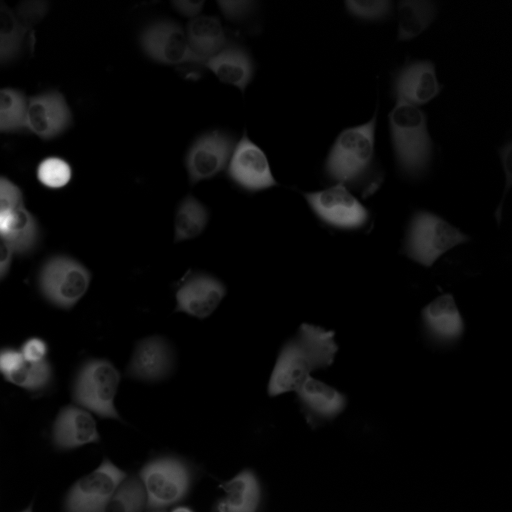
%> input picture Introduction-to-matlab/HW4/images_dir/calibrated-P350.001.TIF, 512 x 512 px; its folder holds 4 pictures in this run
$ octave HW4_211860754_Yuval_Bernard.m   (GNU Octave 9; MATLAB toolbox functions it lacks are replaced by stand-ins)
%> lines starting %> are read from the running program, lines starting %| are printed output that depends on the picture
% HW4 solution
% Yuval Bernard 211860754
%% Q1
disp('*** Question 1 ***')
clc; clear
%%% section (1) + (2)
% Here we solve questions 1 and 2 simutaneously.
% Create an anonymous function that creates a meshgrid given
% an interval and x,y range.
my_grid = @(interval,range) meshgrid(-range:interval:range);
% Save requested intervals and ranges into arrays
ranges = [3,5,10];
interval_list = [0.2, 0.4, 0.02, 0.05];

for j = 1:length(ranges)
    figure
    i = 1;
    range = ranges(j);
    while i < 5
        % Create meshgrid
        [X,Y] = my_grid(interval_list(i), range);
        % Calculate Z values
        Z = -Y .* (X.^2 - Y.^2) ./ (X.^2 + Y.^2 + eps);
        subplot(2,2,i)
        switch i
            case 3
                surf(X,Y,Z,'EdgeColor','none')
            case 4
                contourf(X,Y,Z)
            otherwise
                surf(X,Y,Z)
        end
        i = i + 1;
    end
end
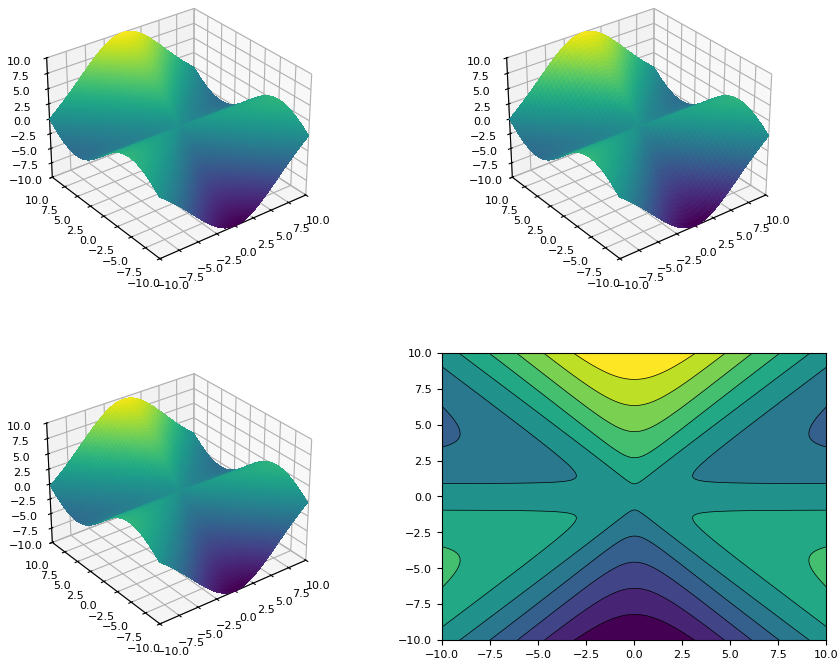
%> figure redrawn from the program's plot data, 4 panels
disp('  ')
%% Q2
disp('*** Question 2 ***')
clc; clear; close all
%%% section (1)
ara_bad = [
    0.003   0.026   0.104   0.26    0.38    0.464   0.565   0.73    0.858   0.883   0.925   1
    0.003   0.007   0.026   0.104   0.26    0.38    0.464   0.507   0.571   0.609   0.609   0.783
    0.002   0.002   0.007   0.023   0.063   0.168   0.329   0.418   0.446   0.482   0.496   0.503
    0.002   0.002   0.002   0.002   0.003   0.021   0.075   0.147   0.231   0.269   0.275   0.294
    0.002   0.002   0.002   0.002   0.002   0.002   0.009   0.054   0.136   0.164   0.198   0.203
    0.002   0.002   0.002   0.002   0.002   0.002   0.002   0.004   0.037   0.079   0.124   0.137
    0.002   0.002   0.002   0.002   0.002   0.002   0.002   0.002   0.002   0.03    0.077   0.099
    0.002   0.002   0.002   0.002   0.002   0.002   0.002   0.002   0.002   0.004   0.03    0.077];

% Open fig in fullscreen
figure('WindowState', 'maximized')
% Create a 2x2 subplot template
t = tiledlayout(2,2);

surfc_azimuth = [-42.1, 35];
surf_azimuth = [49.5, 23];

nexttile;
surf(ara_bad)
xlabel("Arabinose [A.U.]"); ylabel("cAMP [A.U.]"); zlabel("AraBAD")
title('surf plot','FontSize',12,'FontWeight','bold')
view(surf_azimuth)

nexttile;
surfc(ara_bad)
xlabel("Arabinose [A.U.]"); ylabel("cAMP [A.U.]"); zlabel("AraBAD")
title('surfc plot','FontSize',12,'FontWeight','bold')
view(surfc_azimuth)

nexttile
bar3(ara_bad)
xlabel("Arabinose [A.U.]"); ylabel("cAMP [A.U.]"); zlabel("AraBAD")
title('bar3 plot','FontSize',12,'FontWeight','bold')
xticks([]); yticks([])

nexttile
contour(ara_bad)
xlabel("Arabinose [A.U.]"); ylabel("cAMP [A.U.]"); zlabel("AraBAD")
title('contour plot','FontSize',12,'FontWeight','bold')
xticks([]); yticks([])

%%% section (2)
% The colors represent the values of the given matrix.
% At each (integer-valued) point on the x-y plane,
% the value at [x,y]=[i,j] is ara_bad(i,j).
% There are the same for all plot types.

%%% section (3)
% No meshgrid is needed in this case,
% as the column and row indices can be used
% as x-y coordinates.
disp('  ')
%% Q3
disp('*** Question 3 ***')
clear; clc; close all
% Get list of .tif files in 'images_dir'.
dir_list = dir('images_dir/*.TIF');
% Initialize array to store frames.
F(length(dir_list)) = struct('cdata',[],'colormap',[]);
f = figure;
for ii_image = 1:length(dir_list)
    % Read image in an os-agnostic manner
    Im = imread(fullfile(dir_list(ii_image).folder, dir_list(ii_image).name));
%> Im is the input picture: size 512x512 uint16; min 0, max 1740, mean 70.1
    % imadjust is used in the follwing cell  to increase the image contrast.
    Im = imadjust(Im);
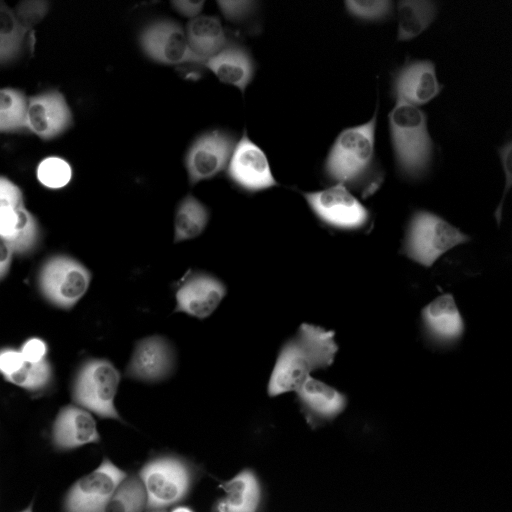
%> Im: size 512x512 uint16; min 0, max 65535, mean 6697; drawn with min black and max white
    % Populate figure window
    imshow(Im);
    % Save figure to frame.
    F(ii_image) = getframe(gcf);
end
%> pass 2 of the loop `for ii_image = 1:length(dir_list)`:
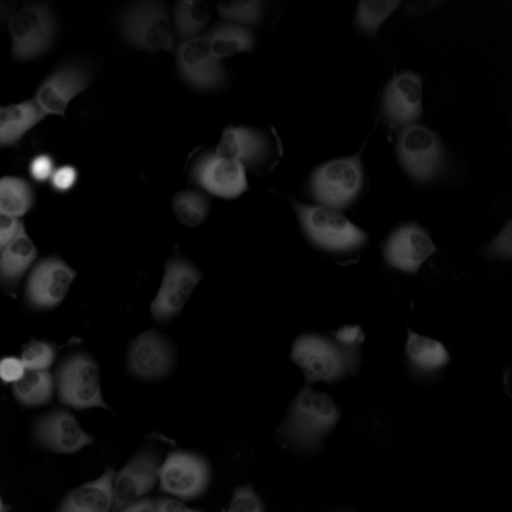
%> input picture Introduction-to-matlab/HW4/images_dir/calibrated-P350.002.TIF, 512 x 512 px
%> Im is the input picture: size 512x512 uint16; min 0, max 1414, mean 58.2
%> `Im = imadjust(Im);`:
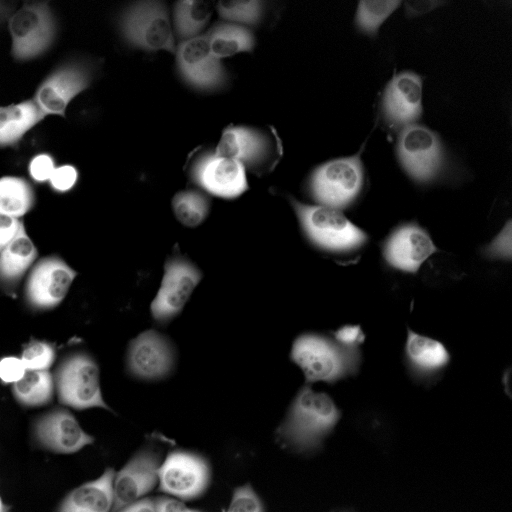
%> Im: size 512x512 uint16; min 0, max 65535, mean 7765; drawn with min black and max white
%> pass 3 of the loop `for ii_image = 1:length(dir_list)`:
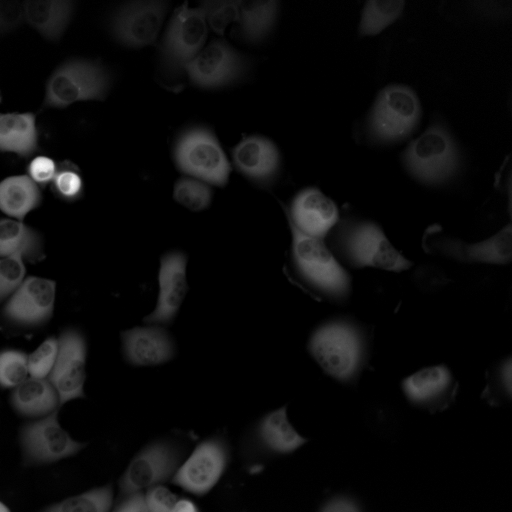
%> input picture Introduction-to-matlab/HW4/images_dir/calibrated-P350.003.TIF, 512 x 512 px
%> Im is the input picture: size 512x512 uint16; min 0, max 990, mean 50.2
%> `Im = imadjust(Im);`:
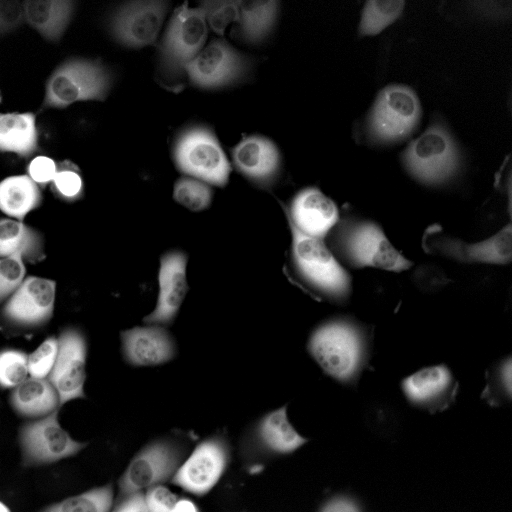
%> Im: size 512x512 uint16; min 0, max 65535, mean 8150.7; drawn with min black and max white
%> the loop made 4 passes; the first 3 are shown
% Create movie from saved frames.
movie(f, F)
disp('  ')
%% Q4
disp('*** Question 4 ***')
clear; clc; close all
% Here we load a chemical exchange saturation transfer (CEST)
% experiment, where the horizontal axis represents
% the frequency of an alternating magnetic field that saturates the magnetic moment of
% a 1/2-spin ensemble, and the vertical axis repersent the measured attenuation of
% the magnetization of another 1/2-spin ensemble, which is in close
% proximity and can exchange nuclei.
% The RF field frequency is relative
% to the resonance frequency of the second 1/2-spin ensemble.

% Load table as a .mat file. Actually a table
%> (the run ends here)
